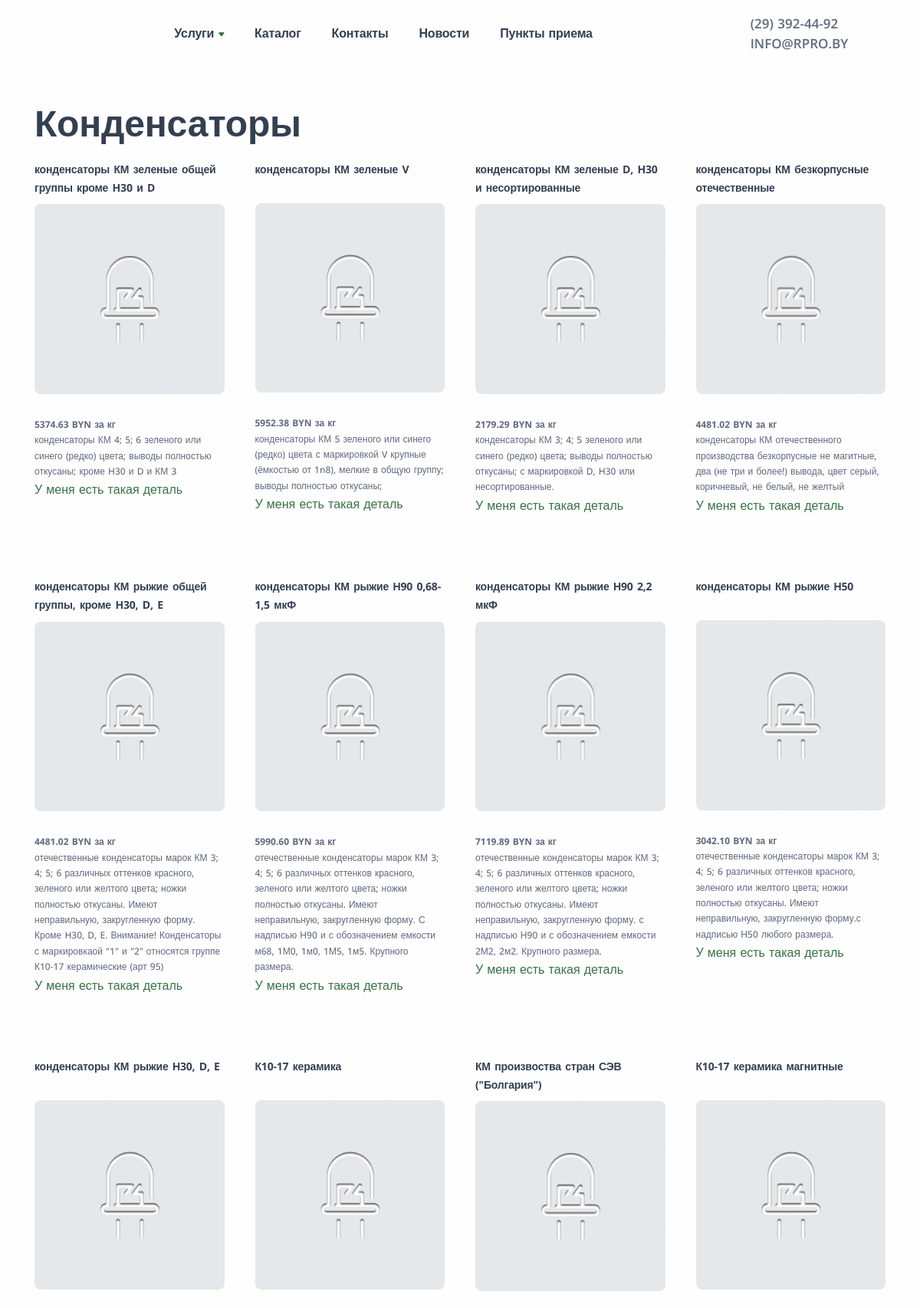
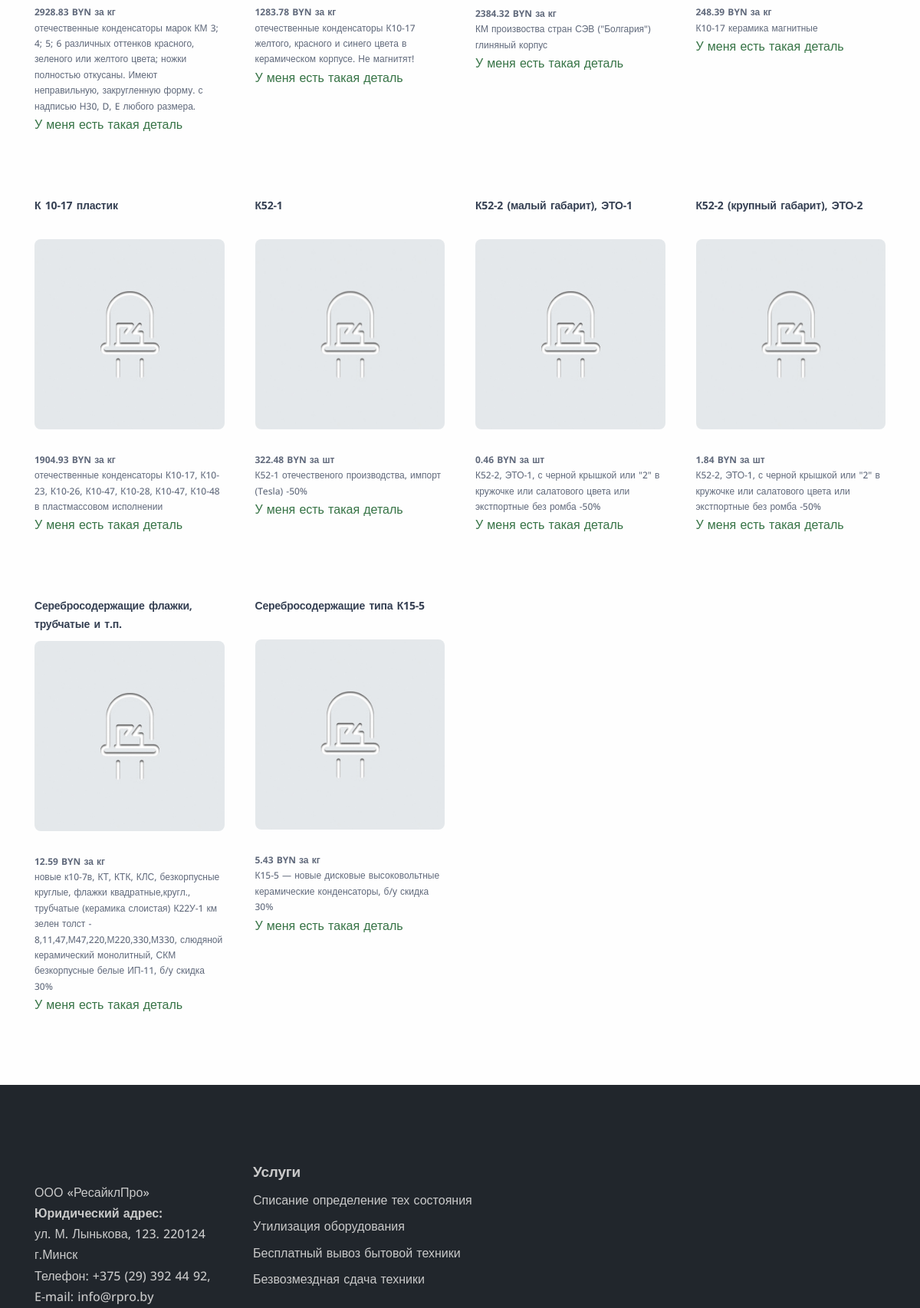
/category/kondensator/ (upper part), run on the app's committed database (2 pictures, top to bottom).
### recycle/models.py (models this page shows, shortened)
class Category(models.Model):
    cat_name = models.CharField('Название категории продукта', max_length=200)
    cat_slug = models.CharField('URL', max_length=200, default='slug' + str(datetime.datetime.now()))
    cat_title = models.CharField('Заголовок title', max_length=200, blank=True)
    cat_metadesc = models.CharField('Описание description', max_length=300, blank=True)
    cat_short_desc = models.TextField('Короткое описание', blank=True)
    cat_desc = models.TextField('Полное описание', blank=True)
    cat_image = models.ImageField('Изображение категории', default='placeholder.jpg')

class Product(models.Model):
    product_name = models.CharField('Название продукта', max_length=200)
    product_title = models.CharField('Заголовок title', max_length=200)
    color = models.CharField('Оплата', max_length=10, choices=PURCACHE_CHOICES, default='kg')
    product_price = models.CharField('Цена', max_length=200, blank=True, null=True)
    product_metadesc = models.CharField('Описание description', max_length=300)
    product_short_desc = models.TextField('Короткое описание', blank=True)
    product_desc = models.TextField('Полное описание', blank=True)
    product_image = models.ImageField('Изображение продукта', default='placeholder.jpg')
    category = models.ForeignKey(Category, on_delete=models.CASCADE)

### recycle/views.py (the view)
# urls.py: path('category/<str:cat_slug>/', views.Products.as_view(), name='products'),
class Products(View):
    def get(self, request, cat_slug):
        category = Category.objects.get(cat_slug=cat_slug)
        return render(request, 'products.html', {'category': category})

### RPRO/baseprocessor.py (called while the page is built)
def custom_proc(request):
    stock = False
    articles = Article.objects.all()
    for article in articles:
        if article.isStock == True:
            stock = True
    return {'stock': stock}

### templates/products.html (shortened to what this page needs)
{% extends 'base.html' %}
{% load static %}
{% block content %}
<div class="content-wrapper">
		<header class="wrapper">
        <nav class="navbar center-nav transparent navbar-expand-lg navbar-light">
            <div class="container flex-lg-row flex-nowrap align-items-center">
                <div class="navbar-collapse offcanvas-nav">
                    <ul class="navbar-nav">
<li class="nav-item"><a class="nav-link has-submenu" href="#" id="sm-162677704259718-37" aria-haspopup="true" aria-controls="sm-162677704259718-38" aria-expanded="false">Услуги<span class="sub-arrow"></span></a>
              </li>
                        <li class="nav-item "><a class="nav-link" href={% url 'category' %}>Каталог</a>
                        </li>
                        <li class="nav-item"><a class="nav-link" href={% url 'contact' %}>Контакты</a>
                        </li>
                        <li class="nav-item "><a class="nav-link" href={% url 'news' %}>Новости
                        </li>
                        <li class="nav-item"><a class="nav-link" href={% url 'punkty' %}>Пункты приема</a>
                        </li>
                    </ul>
                </div>
                <div class="navbar-other w-20 p-1 ms-auto">
                    <div class="contact-item w-100"><a href="tel:info@rpro.by" class="link-body"> <i class="uil uil-phone-volume"></i> (29) 392-44-92</a></div>
                    <div class="contact-item w-100"><a href="mailto:info@rpro.by" class="link-body"> <i class="uil uil-envelope-heart"></i> info@rpro.by</a></div>
                </div>
            </div>
        </nav>
    </header>
		<section class="wrapper bg-light">
			<div class="container pt-10 ">
				<div class="row">
					<div class="col-md-8 col-lg-7 col-xl-6 col-xxl-10">
						<h1 class="display-1 mb-3">{{ category.cat_name }}</h1>
					</div>
   				</div>
			</div>
		</section>
		<section class="wrapper bg-light">
			<div class="container pb-14">
				<div class="grid grid-view projects-masonry">
					<div class="row gx-md-8 gy-10 gy-md-13">
                        {% for product in category.product_set.all %}
						<div class="project item col-md-6 col-xl-3 product">
                        <div class="post-header">
									<div class="productsheader">{{ product.product_name }}</div>
								</div>
							<figure class="lift rounded mb-6"><img src={{ product.product_image.url }} alt="" /></figure>
							<div class="small-desc">
<div><strong>{{ product.product_price }} BYN за {{ product.color }}</strong></div>
								{{ product.product_short_desc }}
							</div>
                           <a href="#" class="py-1" data-bs-toggle="modal" data-bs-target="#modal-01">У меня есть такая деталь</a>
						</div>
                        {% endfor %}
					</div>
				</div>
			</div>
		</section>
	</div>
{% endblock %}

### data on the page
Category: cat_name "Конденсаторы"
Product: product_name "конденсаторы КМ зеленые общей группы кроме H30 и D", product_image (placeholder picture), product_price "5374.63", color "кг", product_short_desc "конденсаторы КМ 4; 5; 6 зеленого или синего (редко) цвета; выводы полностью откусаны; кроме H30 и D и КМ 3"
Product: product_name "конденсаторы КМ зеленые V", product_image (placeholder picture), product_price "5952.38", color "кг", product_short_desc "конденсаторы КМ 5 зеленого или синего (редко) цвета с маркировкой V крупные (ёмкостью от 1n8), мелкие в общую группу; выводы полностью откусаны;"
Product: product_name "конденсаторы КМ зеленые D, H30 и несортированные", product_image (placeholder picture), product_price "2179.29", color "кг", product_short_desc "конденсаторы КМ 3; 4; 5 зеленого или синего (редко) цвета; выводы полностью откусаны; с маркировкой D, H30 или несортированные."
Product: product_name "конденсаторы КМ безкорпусные отечественные", product_image (placeholder picture), product_price "4481.02", color "кг", product_short_desc "конденсаторы КМ отечественного производства безкорпусные не магитные, два (не три и более!) вывода, цвет серый, коричневый, не белый, не желтый"
Product: product_name "конденсаторы КМ рыжие общей группы, кроме H30, D, E", product_image (placeholder picture), product_price "4481.02", color "кг", product_short_desc "отечественные конденсаторы марок КМ 3; 4; 5; 6 различных оттенков красного, зеленого или желтого цвета; ножки полностью откусаны. Имеют неправильную, закругленную форму. Кроме H30, D, E. Внимание! Конденсаторы с маркировкаой \"1\" и \"2\" относятся группе К10-17 керамические (арт 95)"
Product: product_name "конденсаторы КМ рыжие Н90 0,68-1,5 мкФ", product_image (placeholder picture), product_price "5990.60", color "кг", product_short_desc "отечественные конденсаторы марок КМ 3; 4; 5; 6 различных оттенков красного, зеленого или желтого цвета; ножки полностью откусаны. Имеют неправильную, закругленную форму. С надписью Н90 и с обозначением емкости м68, 1М0, 1м0, 1М5, 1м5. Крупного размера."
Product: product_name "конденсаторы КМ рыжие Н90 2,2 мкФ", product_image (placeholder picture), product_price "7119.89", color "кг", product_short_desc "отечественные конденсаторы марок КМ 3; 4; 5; 6 различных оттенков красного, зеленого или желтого цвета; ножки полностью откусаны. Имеют неправильную, закругленную форму. с надписью Н90 и с обозначением емкости 2М2, 2м2. Крупного размера."
Product: product_name "конденсаторы КМ рыжие Н50", product_image (placeholder picture), product_price "3042.10", color "кг", product_short_desc "отечественные конденсаторы марок КМ 3; 4; 5; 6 различных оттенков красного, зеленого или желтого цвета; ножки полностью откусаны. Имеют неправильную, закругленную форму.с надписью Н50 любого размера."
Product: product_name "конденсаторы КМ рыжие Н30, D, E", product_image (placeholder picture), product_price "2928.83", color "кг", product_short_desc "отечественные конденсаторы марок КМ 3; 4; 5; 6 различных оттенков красного, зеленого или желтого цвета; ножки полностью откусаны. Имеют неправильную, закругленную форму. с надписью Н30, D, E любого размера."
Product: product_name "К10-17 керамика", product_image (placeholder picture), product_price "1283.78", color "кг", product_short_desc "отечественные конденсаторы К10-17 желтого, красного и синего цвета в керамическом корпусе. Не магнитят!"
Product: product_name "КМ произвоства стран СЭВ (\"Болгария\")", product_image (placeholder picture), product_price "2384.32", color "кг", product_short_desc "КМ произвоства стран СЭВ (\"Болгария\") глиняный корпус"
Product: product_name "К10-17 керамика магнитные", product_image (placeholder picture), product_price "248.39", color "кг", product_short_desc "К10-17 керамика магнитные"
Product: product_name "К 10-17 пластик", product_image (placeholder picture), product_price "1904.93", color "кг", product_short_desc "отечественные конденсаторы К10-17, К10-23, К10-26, К10-47, К10-28, К10-47, К10-48 в пластмассовом исполнении"
Product: product_name "К52-1", product_image (placeholder picture), product_price "322.48", color "шт", product_short_desc "К52-1 отечественого производства, импорт (Tesla) -50%"
Product: product_name "К52-2 (малый габарит), ЭТО-1", product_image (placeholder picture), product_price "0.46", color "шт", product_short_desc "К52-2, ЭТО-1, с черной крышкой или \"2\" в кружочке или салатового цвета или экстпортные без ромба -50%"
Product: product_name "К52-2 (крупный габарит), ЭТО-2", product_image (placeholder picture), product_price "1.84", color "шт", product_short_desc "К52-2, ЭТО-1, с черной крышкой или \"2\" в кружочке или салатового цвета или экстпортные без ромба -50%"
Product: product_name "Серебросодержащие флажки, трубчатые и т.п.", product_image (placeholder picture), product_price "12.59", color "кг", product_short_desc "новые к10-7в, КТ, КТК, КЛС, безкорпусные круглые, флажки квадратные,кругл., трубчатые (керамика слоистая) К22У-1 км зелен толст - 8,11,47,М47,220,М220,330,М330, слюдяной керамический монолитный, СКМ безкорпусные белые ИП-11, б/у скидка 30%"
Product: product_name "Серебросодержащие типа К15-5", product_image (placeholder picture), product_price "5.43", color "кг", product_short_desc "К15-5 — новые дисковые высоковольтные керамические конденсаторы, б/у скидка 30%"
